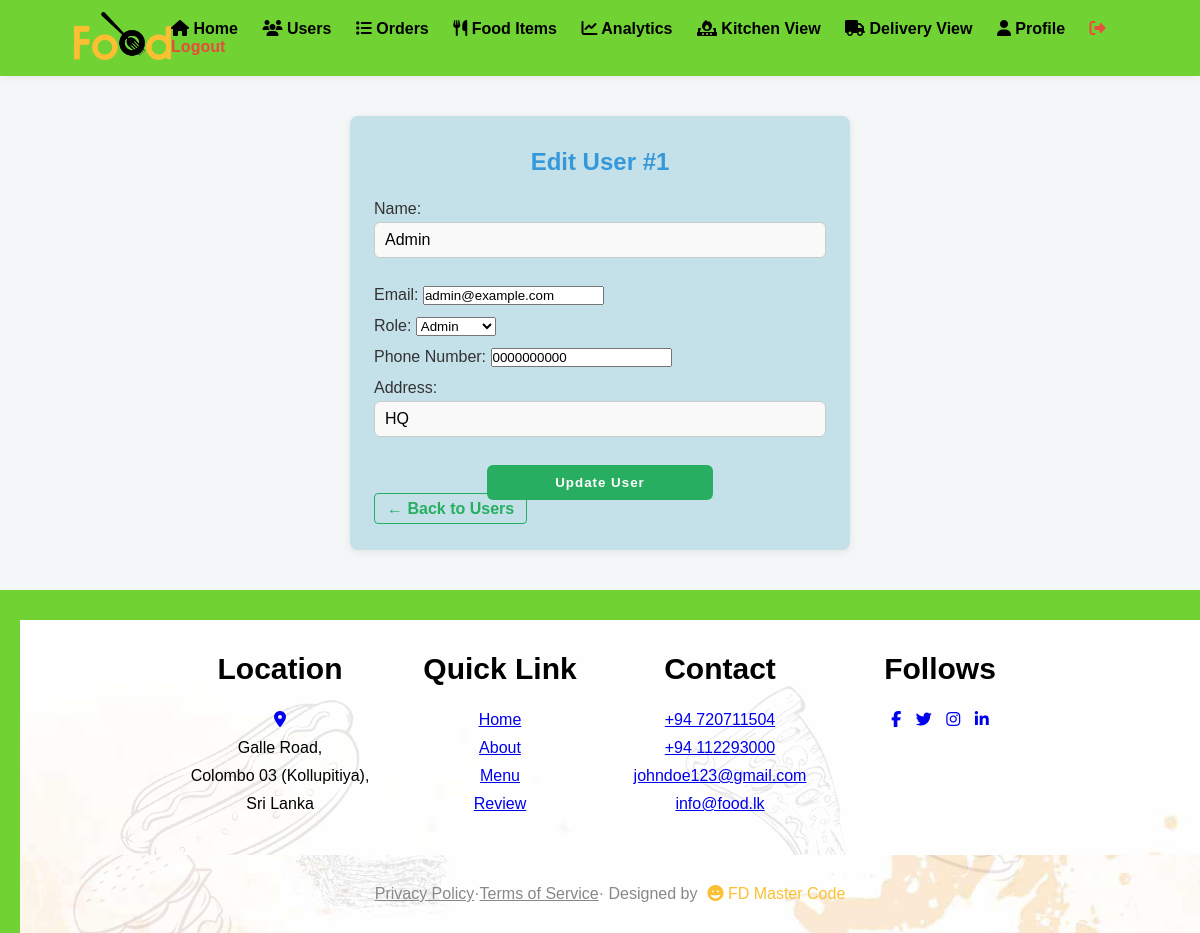
/admin/edit_user.php?id=1 (signed in), run on the app's committed database.
### tables this page shows
CREATE TABLE IF NOT EXISTS users (
    User_ID                    INT AUTO_INCREMENT PRIMARY KEY,
    Role                       VARCHAR(20)  NOT NULL,    
    Name                       VARCHAR(100) NOT NULL,
    Email                      VARCHAR(150) NOT NULL UNIQUE,
    Password                   VARCHAR(255) NOT NULL,    
    Phone_Number               VARCHAR(20),
    Address                    VARCHAR(255),
    Reset_Token                VARCHAR(64)  NULL,        
    Reset_Token_Expiry         DATETIME     NULL,
    Failed_Login_Attempts      INT NOT NULL DEFAULT 0,   
    Lockout_Until              DATETIME     NULL,
    Email_Verified             TINYINT(1) NOT NULL DEFAULT 0,
    Verification_Token         VARCHAR(64)  NULL,
    Verification_Token_Expiry  DATETIME     NULL
);

### admin/edit_user.php (the view, shortened to what this page needs)
<?php
include '../configure.php';
$valid_roles = ['admin', 'customer', 'kitchen', 'delivery'];
$id = intval($_GET['id']);
$stmt = $conn->prepare("SELECT User_ID, Name, Email, Role, Phone_Number, Address FROM users WHERE User_ID = ?");
$stmt->bind_param("i", $id);
$stmt->execute();
$result = $stmt->get_result();
$user = $result->fetch_assoc();
?>
<!DOCTYPE html>
<html lang="en">
<head>
    <link rel="stylesheet" href="../style.css">
    <link rel="stylesheet" href="https://cdnjs.cloudflare.com/ajax/libs/font-awesome/6.5.0/css/all.min.css">
</head>
<body class="admin-body">
<?php include '../includes/admin_header.php'; ?>
<div class="admin-form-container">
    <h2>Edit User #<?= (int)$user['User_ID'] ?></h2>
    <form class="admin-form" method="POST" action="edit_user.php?id=<?= (int)$user['User_ID'] ?>">
        <label>
            Name:
            <input type="text" name="name" value="<?= htmlspecialchars($user['Name']) ?>" required>
        </label>
        <label>
            Email:
            <input type="email" name="email" value="<?= htmlspecialchars($user['Email']) ?>" required>
        </label>
        <label>
            Role:
            <select name="role" required>
                <?php foreach ($valid_roles as $r): ?>
                    <option value="<?= htmlspecialchars($r) ?>" <?= strtolower($user['Role']) === $r ? 'selected' : '' ?>>
                        <?= htmlspecialchars(ucfirst($r)) ?>
                    </option>
                <?php endforeach; ?>
            </select>
        </label>
        <label>
            Phone Number:
            <input type="tel" name="phone" value="<?= htmlspecialchars($user['Phone_Number']) ?>">
        </label>
        <label>
            Address:
            <input type="text" name="address" value="<?= htmlspecialchars($user['Address']) ?>">
        </label>
        <input type="submit" value="Update User">
    </form>
    <p><a class="action-link" href="manage_users.php">&larr; Back to Users</a></p>
</div>
<?php include '../includes/footer.php'; ?>
</body>
</html>

### style.css (style rules this page uses)
* { margin: 0; padding: 0; box-sizing: border-box; font-family: sans-serif; }
html { scroll-behavior: smooth; }
body, html { width: 100%; max-width: 100vw; overflow-x: hidden; }
body { background-image: url(image/background.jpg); background-size: cover; background-position: center; }
h2 { color: #2c3e50; margin-bottom: 24px; text-align: center; }
body.admin-body { background: #f4f6f8; }
body.admin-body { background: #f4f6f8; font-family: Arial, sans-serif; margin: 0; padding: 0; }
.action-link { color: #27ae60; text-decoration: none; font-weight: bold; border: 1px solid #27ae60; border-radius: 4px; padding: 6px 12px; transition: background 0.2s, color 0.2s; }
.admin-form-container { max-width: 500px; margin: 40px auto; background: #c4e0e8; border-radius: 8px; box-shadow: 0 2px 8px rgba(0,0,0,0.08); padding: 32px 24px; }
.admin-form-container h2 { text-align: center; color: #3498db; margin-bottom: 24px; }
.admin-form label { display: block; margin-bottom: 12px; color: #333; font-weight: 500; }
.admin-form input[type="text"], .admin-form input[type="number"], .admin-form textarea { width: 100%; padding: 8px 10px; margin-top: 4px; margin-bottom: 16px; border: 1px solid #ccc; border-radius: 6px; background: #f9f9f9; font-size: 1rem; transition: border-color 0.2s; }
.admin-form input[type="submit"] { background: #27ae60; color: #fff; border: none; font-weight: bold; letter-spacing: 1px; cursor: pointer; transition: background 0.2s; padding: 10px 0; border-radius: 6px; width: 50%; display: block; margin: 0 auto; }

### data on the page
users: User_ID "1", name "Admin", email "admin@example.com", role "Admin", phone "0000000000", address "HQ"
